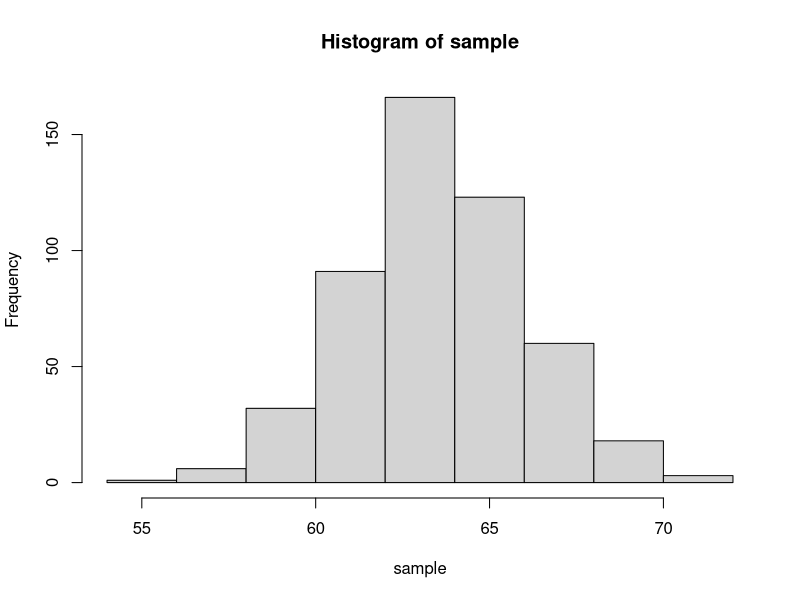
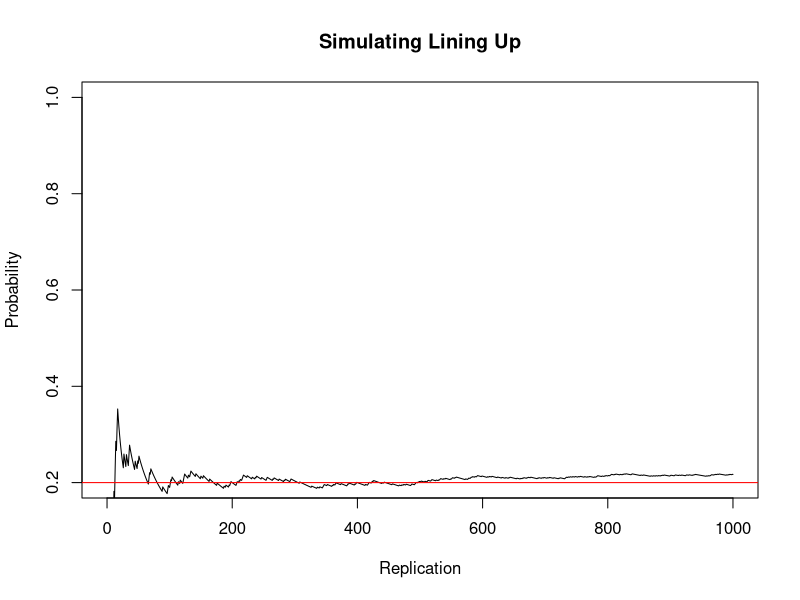

These charts were generated, in order, by the following R code:
## ---- chunk 1
knitr::opts_chunk$set(echo = TRUE)
## ---- chunk 2

trials <- 10^4
success <- 0
for (i in seq_len(trials)){
  throw <- sample(1:6, size=30, replace=TRUE)
  count <- table(throw)
  if (all(count >= 3)){
    success <- success + 1
  }
}

success / trials

## ---- chunk 3

dbinom(8, 12, 0.71)

## ---- chunk 4

1 - pbinom(2, 9, 0.08)

## ---- chunk 5

mean <- 63.6
sd <- 2.5

pnorm(60, mean, sd) + (1 - pnorm(65, mean, sd))

## ---- chunk 6
1 - pnorm(72, mean, sd)

## ---- chunk 7

sample <- rnorm(500, mean, sd)

hist(sample)

## ---- chunk 8

prob <- 1/8

## ---- chunk 9

dgeom(4, prob)

## ---- chunk 10

pgeom(4, prob) - pgeom(1, prob)

## ---- chunk 11

theo_v <- (1 - prob)/prob

set.seed(123)

sample_x <- rgeom(1000, prob)
estimate <- mean(sample_x <= 3)

abs(estimate - theo_v)

## ---- chunk 12

trials <- 1000
success <- vector(length=trials)

for (i in 1:trials){
  letters <- sample(LETTERS[1:10])
  where_a <- which(letters == "A")
  where_b <- which(letters == "B")
  success[i] <- (abs(where_a - where_b) == 1)
}

cum_success <- cumsum(success)
probability <- cum_success / seq_len(trials)

## ---- chunk 13

plot(probability,
     type = "l",
     xlim = c(0, trials),
     ylim = c(0.2, 1),
     main = "Simulating Lining Up",
     xlab = "Replication",
     ylab = "Probability")

abline(h = 1/5, col = "red")

